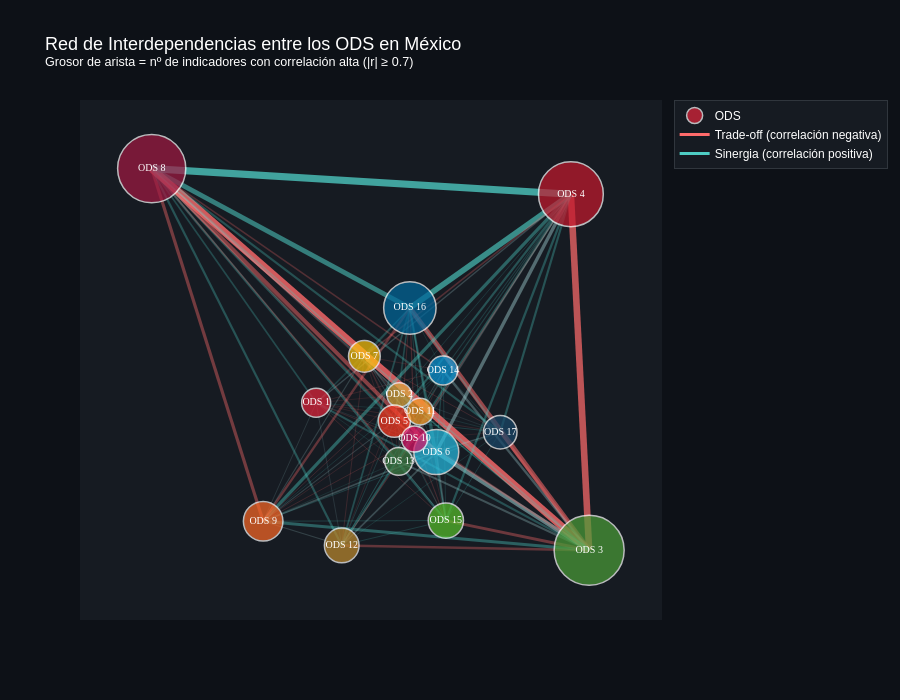

Notebook source saved alongside this figure:
### Markdown cell above
---
## ACTO 1 · El sistema interconectado
### ¿Cómo se relacionan los 17 ODS entre sí en México?

Cada nodo es un ODS. El grosor de cada arista representa cuántos indicadores tienen correlación alta (|r| ≥ 0.7) entre esos dos ODS.  
**Los ODS más conectados son los que más arrastran al resto cuando fallan.**  
> Pasa el cursor sobre los nodos para ver el nombre del ODS y su centralidad.

### Code cell
# ── Construir grafo ────────────────────────────────────────────────────────────
G = nx.Graph()
for i in range(1, 18):
    G.add_node(i)

for _, row in pares_ods.iterrows():
    pair = ast.literal_eval(row['ods_pair'])
    a, b = pair
    if a != b:
        G.add_edge(a, b, weight=row['n_correlaciones'], avg_corr=row['corr_promedio'])

weighted_degree = {n: sum(d['weight'] for _, _, d in G.edges(n, data=True)) for n in G.nodes()}
pos = nx.kamada_kawai_layout(G, weight='weight')

# ── Construir trazas de aristas ────────────────────────────────────────────────
max_w = max(d['weight'] for _, _, d in G.edges(data=True))

edge_traces = []
for u, v, d in G.edges(data=True):
    x0, y0 = pos[u]
    x1, y1 = pos[v]
    w = d['weight']
    avg = d['avg_corr']
    color = '#FF6B6B' if avg < -0.05 else '#4ECDC4' if avg > 0.05 else '#A8DADC'
    width = 0.5 + 7 * (w / max_w)
    alpha = 0.15 + 0.65 * (w / max_w)

    edge_traces.append(go.Scatter(
        x=[x0, x1, None], y=[y0, y1, None],
        mode='lines',
        line=dict(width=width, color=color),
        opacity=alpha,
        hoverinfo='none',
        showlegend=False,
    ))

# ── Traza de nodos ─────────────────────────────────────────────────────────────
max_wd = max(weighted_degree.values())
node_x = [pos[n][0] for n in G.nodes()]
node_y = [pos[n][1] for n in G.nodes()]
node_sizes  = [20 + 50 * (weighted_degree[n] / max_wd) for n in G.nodes()]
node_colors = [ODS_COLORS[n] for n in G.nodes()]
node_text   = [f'ODS {n}' for n in G.nodes()]
node_hover  = [
    f'<b>ODS {n}: {ODS_NAMES[n]}</b><br>'
    f'Peso conectividad: {weighted_degree[n]}<br>'
    f'Vecinos directos: {G.degree(n)}'
    for n in G.nodes()
]

node_trace = go.Scatter(
    x=node_x, y=node_y,
    mode='markers+text',
    marker=dict(size=node_sizes, color=node_colors,
                line=dict(width=1.5, color='white')),
    text=node_text,
    textposition='middle center',
    textfont=dict(size=10, color='white', family='Arial Black'),
    hovertext=node_hover,
    hoverinfo='text',
    name='ODS',
)

# ── Leyenda manual ────────────────────────────────────────────────────────────
legend_traces = [
    go.Scatter(x=[None], y=[None], mode='lines',
               line=dict(color='#FF6B6B', width=3),
               name='Trade-off (correlación negativa)'),
    go.Scatter(x=[None], y=[None], mode='lines',
               line=dict(color='#4ECDC4', width=3),
               name='Sinergia (correlación positiva)'),
]

fig = go.Figure(
    data=edge_traces + [node_trace] + legend_traces,
    layout=go.Layout(
        title=dict(
            text='Red de Interdependencias entre los ODS en México<br>'
                 '<sup>Grosor de arista = nº de indicadores con correlación alta (|r| ≥ 0.7)</sup>',
            font=dict(size=18, color='white'),
        ),
        **DARK_LAYOUT,
        xaxis=dict(showgrid=False, zeroline=False, showticklabels=False),
        yaxis=dict(showgrid=False, zeroline=False, showticklabels=False),
        hovermode='closest',
        legend=dict(
            bgcolor='#161B22', bordercolor='#30363D', borderwidth=1,
            font=dict(color='white'),
        ),
        height=700,
    )
)
fig.show()

### Figure 1 — Plotly figure (JSON) as saved in the notebook; plotly's stock layout.template omitted (floating-point values rounded to 4 significant figures)
{"data": [{"hoverinfo": "none", "line": {"color": "#4ECDC4", "width": 2.042}, "mode": "lines", "opacity": 0.2932, "showlegend": false, "type": "scatter", "x": [-0.3469, 0.7374, null], "y": [0.02347, -0.5512, null]}, {"hoverinfo": "none", "line": {"color": "#4ECDC4", "width": 1.686}, "mode": "lines", "opacity": 0.2602, "showlegend": false, "type": "scatter", "x": [-0.3469, -1, null], "y": [0.02347, 0.9365, null]}, {"hoverinfo": "none", "line": {"color": "#A8DADC", "width": 1.41}, "mode": "lines", "opacity": 0.2345, "showlegend": false, "type": "scatter", "x": [-0.3469, 0.6648, null], "y": [0.02347, 0.8366, null]}, {"hoverinfo": "none", "line": {"color": "#4ECDC4", "width": 1.054}, "mode": "lines", "opacity": 0.2014, "showlegend": false, "type": "scatter", "x": [-0.3469, 0.02529, null], "y": [0.02347, 0.3931, null]}, {"hoverinfo": "none", "line": {"color": "#FF6B6B", "width": 0.8559}, "mode": "lines", "opacity": 0.1831, "showlegend": false, "type": "scatter", "x": [-0.3469, 0.1302, null], "y": [0.02347, -0.1685, null]}, {"hoverinfo": "none", "line": {"color": "#FF6B6B", "width": 0.8559}, "mode": "lines", "opacity": 0.1831, "showlegend": false, "type": "scatter", "x": [-0.3469, 0.1683, null], "y": [0.02347, -0.4356, null]}, {"hoverinfo": "none", "line": {"color": "#4ECDC4", "width": 0.8164}, "mode": "lines", "opacity": 0.1794, "showlegend": false, "type": "scatter", "x": [-0.3469, -0.1554, null], "y": [0.02347, 0.2046, null]}, {"hoverinfo": "none", "line": {"color": "#A8DADC", "width": 0.8164}, "mode": "lines", "opacity": 0.1794, "showlegend": false, "type": "scatter", "x": [-0.3469, -0.5573, null], "y": [0.02347, -0.4379, null]}, {"hoverinfo": "none", "line": {"color": "#A8DADC", "width": 0.7768}, "mode": "lines", "opacity": 0.1757, "showlegend": false, "type": "scatter", "x": [-0.3469, -0.2453, null], "y": [0.02347, -0.5325, null]}, {"hoverinfo": "none", "line": {"color": "#FF6B6B", "width": 0.7768}, "mode": "lines", "opacity": 0.1757, "showlegend": false, "type": "scatter", "x": [-0.3469, 0.1573, null], "y": [0.02347, 0.1492, null]}, {"hoverinfo": "none", "line": {"color": "#FF6B6B", "width": 0.7768}, "mode": "lines", "opacity": 0.1757, "showlegend": false, "type": "scatter", "x": [-0.3469, 0.3843, null], "y": [0.02347, -0.09086, null]}, {"hoverinfo": "none", "line": {"color": "#4ECDC4", "width": 0.6977}, "mode": "lines", "opacity": 0.1684, "showlegend": false, "type": "scatter", "x": [-0.3469, -0.01937, null], "y": [0.02347, -0.2047, null]}, {"hoverinfo": "none", "line": {"color": "#FF6B6B", "width": 0.6582}, "mode": "lines", "opacity": 0.1647, "showlegend": false, "type": "scatter", "x": [-0.3469, -0.03639, null], "y": [0.02347, -0.04786, null]}, {"hoverinfo": "none", "line": {"color": "#4ECDC4", "width": 0.6582}, "mode": "lines", "opacity": 0.1647, "showlegend": false, "type": "scatter", "x": [-0.3469, 0.06574, null], "y": [0.02347, -0.01093, null]}, {"hoverinfo": "none", "line": {"color": "#A8DADC", "width": 0.6582}, "mode": "lines", "opacity": 0.1647, "showlegend": false, "type": "scatter", "x": [-0.3469, 0.04404, null], "y": [0.02347, -0.1175, null]}, {"hoverinfo": "none", "line": {"color": "#FF6B6B", "width": 0.6186}, "mode": "lines", "opacity": 0.161, "showlegend": false, "type": "scatter", "x": [-0.3469, -0.01666, null], "y": [0.02347, 0.05413, null]}, {"hoverinfo": "none", "line": {"color": "#4ECDC4", "width": 1.37}, "mode": "lines", "opacity": 0.2308, "showlegend": false, "type": "scatter", "x": [-0.01666, 0.7374, null], "y": [0.05413, -0.5512, null]}, {"hoverinfo": "none", "line": {"color": "#FF6B6B", "width": 0.9746}, "mode": "lines", "opacity": 0.1941, "showlegend": false, "type": "scatter", "x": [-0.01666, -1, null], "y": [0.05413, 0.9365, null]}, {"hoverinfo": "none", "line": {"color": "#4ECDC4", "width": 0.8559}, "mode": "lines", "opacity": 0.1831, "showlegend": false, "type": "scatter", "x": [-0.01666, 0.6648, null], "y": [0.05413, 0.8366, null]}, {"hoverinfo": "none", "line": {"color": "#FF6B6B", "width": 0.8559}, "mode": "lines", "opacity": 0.1831, "showlegend": false, "type": "scatter", "x": [-0.01666, -0.5573, null], "y": [0.05413, -0.4379, null]}, {"hoverinfo": "none", "line": {"color": "#A8DADC", "width": 0.8164}, "mode": "lines", "opacity": 0.1794, "showlegend": false, "type": "scatter", "x": [-0.01666, 0.1302, null], "y": [0.05413, -0.1685, null]}, {"hoverinfo": "none", "line": {"color": "#FF6B6B", "width": 0.7768}, "mode": "lines", "opacity": 0.1757, "showlegend": false, "type": "scatter", "x": [-0.01666, 0.1683, null], "y": [0.05413, -0.4356, null]}, {"hoverinfo": "none", "line": {"color": "#FF6B6B", "width": 0.6977}, "mode": "lines", "opacity": 0.1684, "showlegend": false, "type": "scatter", "x": [-0.01666, -0.2453, null], "y": [0.05413, -0.5325, null]}, {"hoverinfo": "none", "line": {"color": "#A8DADC", "width": 0.6582}, "mode": "lines", "opacity": 0.1647, "showlegend": false, "type": "scatter", "x": [-0.01666, -0.01937, null], "y": [0.05413, -0.2047, null]}, {"hoverinfo": "none", "line": {"color": "#A8DADC", "width": 0.6582}, "mode": "lines", "opacity": 0.1647, "showlegend": false, "type": "scatter", "x": [-0.01666, 0.3843, null], "y": [0.05413, -0.09086, null]}, {"hoverinfo": "none", "line": {"color": "#4ECDC4", "width": 0.6186}, "mode": "lines", "opacity": 0.161, "showlegend": false, "type": "scatter", "x": [-0.01666, 0.02529, null], "y": [0.05413, 0.3931, null]}, {"hoverinfo": "none", "line": {"color": "#4ECDC4", "width": 0.5791}, "mode": "lines", "opacity": 0.1573, "showlegend": false, "type": "scatter", "x": [-0.01666, 0.1573, null], "y": [0.05413, 0.1492, null]}, {"hoverinfo": "none", "line": {"color": "#FF6B6B", "width": 0.5791}, "mode": "lines", "opacity": 0.1573, "showlegend": false, "type": "scatter", "x": [-0.01666, -0.1554, null], "y": [0.05413, 0.2046, null]}, {"hoverinfo": "none", "line": {"color": "#4ECDC4", "width": 0.5395}, "mode": "lines", "opacity": 0.1537, "showlegend": false, "type": "scatter", "x": [-0.01666, -0.03639, null], "y": [0.05413, -0.04786, null]}, {"hoverinfo": "none", "line": {"color": "#FF6B6B", "width": 0.5395}, "mode": "lines", "opacity": 0.1537, "showlegend": false, "type": "scatter", "x": [-0.01666, 0.06574, null], "y": [0.05413, -0.01093, null]}, {"hoverinfo": "none", "line": {"color": "#FF6B6B", "width": 7.5}, "mode": "lines", "opacity": 0.8, "showlegend": false, "type": "scatter", "x": [0.7374, -1, null], "y": [-0.5512, 0.9365, null]}, {"hoverinfo": "none", "line": {"color": "#FF6B6B", "width": 6.59}, "mode": "lines", "opacity": 0.7155, "showlegend": false, "type": "scatter", "x": [0.7374, 0.6648, null], "y": [-0.5512, 0.8366, null]}, {"hoverinfo": "none", "line": {"color": "#FF6B6B", "width": 4.85}, "mode": "lines", "opacity": 0.554, "showlegend": false, "type": "scatter", "x": [0.7374, 0.02529, null], "y": [-0.5512, 0.3931, null]}, {"hoverinfo": "none", "line": {"color": "#A8DADC", "width": 4.336}, "mode": "lines", "opacity": 0.5062, "showlegend": false, "type": "scatter", "x": [0.7374, 0.1302, null], "y": [-0.5512, -0.1685, null]}, {"hoverinfo": "none", "line": {"color": "#4ECDC4", "width": 2.992}, "mode": "lines", "opacity": 0.3814, "showlegend": false, "type": "scatter", "x": [0.7374, -0.5573, null], "y": [-0.5512, -0.4379, null]}, {"hoverinfo": "none", "line": {"color": "#FF6B6B", "width": 2.833}, "mode": "lines", "opacity": 0.3667, "showlegend": false, "type": "scatter", "x": [0.7374, 0.1683, null], "y": [-0.5512, -0.4356, null]}, {"hoverinfo": "none", "line": {"color": "#FF6B6B", "width": 2.477}, "mode": "lines", "opacity": 0.3336, "showlegend": false, "type": "scatter", "x": [0.7374, 0.3843, null], "y": [-0.5512, -0.09086, null]}, {"hoverinfo": "none", "line": {"color": "#FF6B6B", "width": 2.398}, "mode": "lines", "opacity": 0.3263, "showlegend": false, "type": "scatter", "x": [0.7374, -0.2453, null], "y": [-0.5512, -0.5325, null]}, {"hoverinfo": "none", "line": {"color": "#A8DADC", "width": 2.319}, "mode": "lines", "opacity": 0.3189, "showlegend": false, "type": "scatter", "x": [0.7374, 0.1573, null], "y": [-0.5512, 0.1492, null]}, {"hoverinfo": "none", "line": {"color": "#FF6B6B", "width": 2.161}, "mode": "lines", "opacity": 0.3042, "showlegend": false, "type": "scatter", "x": [0.7374, -0.03639, null], "y": [-0.5512, -0.04786, null]}, {"hoverinfo": "none", "line": {"color": "#A8DADC", "width": 1.963}, "mode": "lines", "opacity": 0.2859, "showlegend": false, "type": "scatter", "x": [0.7374, -0.01937, null], "y": [-0.5512, -0.2047, null]}, {"hoverinfo": "none", "line": {"color": "#4ECDC4", "width": 1.845}, "mode": "lines", "opacity": 0.2749, "showlegend": false, "type": "scatter", "x": [0.7374, -0.1554, null], "y": [-0.5512, 0.2046, null]}, {"hoverinfo": "none", "line": {"color": "#4ECDC4", "width": 1.37}, "mode": "lines", "opacity": 0.2308, "showlegend": false, "type": "scatter", "x": [0.7374, 0.06574, null], "y": [-0.5512, -0.01093, null]}, {"hoverinfo": "none", "line": {"color": "#4ECDC4", "width": 0.7768}, "mode": "lines", "opacity": 0.1757, "showlegend": false, "type": "scatter", "x": [0.7374, 0.04404, null], "y": [-0.5512, -0.1175, null]}, {"hoverinfo": "none", "line": {"color": "#4ECDC4", "width": 7.144}, "mode": "lines", "opacity": 0.7669, "showlegend": false, "type": "scatter", "x": [0.6648, -1, null], "y": [0.8366, 0.9365, null]}, {"hoverinfo": "none", "line": {"color": "#4ECDC4", "width": 5.76}, "mode": "lines", "opacity": 0.6384, "showlegend": false, "type": "scatter", "x": [0.6648, 0.02529, null], "y": [0.8366, 0.3931, null]}, {"hoverinfo": "none", "line": {"color": "#A8DADC", "width": 3.466}, "mode": "lines", "opacity": 0.4254, "showlegend": false, "type": "scatter", "x": [0.6648, 0.1302, null], "y": [0.8366, -0.1685, null]}, {"hoverinfo": "none", "line": {"color": "#4ECDC4", "width": 3.229}, "mode": "lines", "opacity": 0.4034, "showlegend": false, "type": "scatter", "x": [0.6648, -0.5573, null], "y": [0.8366, -0.4379, null]}, {"hoverinfo": "none", "line": {"color": "#4ECDC4", "width": 2.28}, "mode": "lines", "opacity": 0.3153, "showlegend": false, "type": "scatter", "x": [0.6648, 0.1683, null], "y": [0.8366, -0.4356, null]}, {"hoverinfo": "none", "line": {"color": "#4ECDC4", "width": 2.201}, "mode": "lines", "opacity": 0.3079, "showlegend": false, "type": "scatter", "x": [0.6648, -0.2453, null], "y": [0.8366, -0.5325, null]}, {"hoverinfo": "none", "line": {"color": "#4ECDC4", "width": 2.201}, "mode": "lines", "opacity": 0.3079, "showlegend": false, "type": "scatter", "x": [0.6648, 0.3843, null], "y": [0.8366, -0.09086, null]}, {"hoverinfo": "none", "line": {"color": "#4ECDC4", "width": 2.161}, "mode": "lines", "opacity": 0.3042, "showlegend": false, "type": "scatter", "x": [0.6648, -0.03639, null], "y": [0.8366, -0.04786, null]}, {"hoverinfo": "none", "line": {"color": "#FF6B6B", "width": 1.647}, "mode": "lines", "opacity": 0.2565, "showlegend": false, "type": "scatter", "x": [0.6648, -0.1554, null], "y": [0.8366, 0.2046, null]}, {"hoverinfo": "none", "line": {"color": "#FF6B6B", "width": 1.331}, "mode": "lines", "opacity": 0.2271, "showlegend": false, "type": "scatter", "x": [0.6648, -0.01937, null], "y": [0.8366, -0.2047, null]}, {"hoverinfo": "none", "line": {"color": "#A8DADC", "width": 1.291}, "mode": "lines", "opacity": 0.2234, "showlegend": false, "type": "scatter", "x": [0.6648, 0.04404, null], "y": [0.8366, -0.1175, null]}, {"hoverinfo": "none", "line": {"color": "#4ECDC4", "width": 1.133}, "mode": "lines", "opacity": 0.2088, "showlegend": false, "type": "scatter", "x": [0.6648, 0.06574, null], "y": [0.8366, -0.01093, null]}, {"hoverinfo": "none", "line": {"color": "#4ECDC4", "width": 1.014}, "mode": "lines", "opacity": 0.1977, "showlegend": false, "type": "scatter", "x": [0.6648, 0.1573, null], "y": [0.8366, 0.1492, null]}, {"hoverinfo": "none", "line": {"color": "#4ECDC4", "width": 2.201}, "mode": "lines", "opacity": 0.3079, "showlegend": false, "type": "scatter", "x": [-0.03639, -1, null], "y": [-0.04786, 0.9365, null]}, {"hoverinfo": "none", "line": {"color": "#4ECDC4", "width": 1.449}, "mode": "lines", "opacity": 0.2381, "showlegend": false, "type": "scatter", "x": [-0.03639, 0.02529, null], "y": [-0.04786, 0.3931, null]}, {"hoverinfo": "none", "line": {"color": "#4ECDC4", "width": 1.212}, "mode": "lines", "opacity": 0.2161, "showlegend": false, "type": "scatter", "x": [-0.03639, 0.1302, null], "y": [-0.04786, -0.1685, null]}, {"hoverinfo": "none", "line": {"color": "#A8DADC", "width": 1.054}, "mode": "lines", "opacity": 0.2014, "showlegend": false, "type": "scatter", "x": [-0.03639, -0.5573, null], "y": [-0.04786, -0.4379, null]}, {"hoverinfo": "none", "line": {"color": "#4ECDC4", "width": 1.014}, "mode": "lines", "opacity": 0.1977, "showlegend": false, "type": "scatter", "x": [-0.03639, 0.3843, null], "y": [-0.04786, -0.09086, null]}, {"hoverinfo": "none", "line": {"color": "#4ECDC4", "width": 0.9746}, "mode": "lines", "opacity": 0.1941, "showlegend": false, "type": "scatter", "x": [-0.03639, 0.1683, null], "y": [-0.04786, -0.4356, null]}, {"hoverinfo": "none", "line": {"color": "#4ECDC4", "width": 0.935}, "mode": "lines", "opacity": 0.1904, "showlegend": false, "type": "scatter", "x": [-0.03639, -0.2453, null], "y": [-0.04786, -0.5325, null]}, {"hoverinfo": "none", "line": {"color": "#FF6B6B", "width": 0.8955}, "mode": "lines", "opacity": 0.1867, "showlegend": false, "type": "scatter", "x": [-0.03639, -0.1554, null], "y": [-0.04786, 0.2046, null]}, {"hoverinfo": "none", "line": {"color": "#FF6B6B", "width": 0.6582}, "mode": "lines", "opacity": 0.1647, "showlegend": false, "type": "scatter", "x": [-0.03639, -0.01937, null], "y": [-0.04786, -0.2047, null]}, {"hoverinfo": "none", "line": {"color": "#FF6B6B", "width": 0.6582}, "mode": "lines", "opacity": 0.1647, "showlegend": false, "type": "scatter", "x": [-0.03639, 0.06574, null], "y": [-0.04786, -0.01093, null]}, {"hoverinfo": "none", "line": {"color": "#4ECDC4", "width": 0.6582}, "mode": "lines", "opacity": 0.1647, "showlegend": false, "type": "scatter", "x": [-0.03639, 0.1573, null], "y": [-0.04786, 0.1492, null]}, {"hoverinfo": "none", "line": {"color": "#4ECDC4", "width": 0.5395}, "mode": "lines", "opacity": 0.1537, "showlegend": false, "type": "scatter", "x": [-0.03639, 0.04404, null], "y": [-0.04786, -0.1175, null]}, {"hoverinfo": "none", "line": {"color": "#FF6B6B", "width": 3.98}, "mode": "lines", "opacity": 0.4732, "showlegend": false, "type": "scatter", "x": [0.1302, -1, null], "y": [-0.1685, 0.9365, null]}, {"hoverinfo": "none", "line": {"color": "#4ECDC4", "width": 2.042}, "mode": "lines", "opacity": 0.2932, "showlegend": false, "type": "scatter", "x": [0.1302, 0.02529, null], "y": [-0.1685, 0.3931, null]}, {"hoverinfo": "none", "line": {"color": "#A8DADC", "width": 1.686}, "mode": "lines", "opacity": 0.2602, "showlegend": false, "type": "scatter", "x": [0.1302, 0.1683, null], "y": [-0.1685, -0.4356, null]}, {"hoverinfo": "none", "line": {"color": "#A8DADC", "width": 1.686}, "mode": "lines", "opacity": 0.2602, "showlegend": false, "type": "scatter", "x": [0.1302, -0.5573, null], "y": [-0.1685, -0.4379, null]}, {"hoverinfo": "none", "line": {"color": "#A8DADC", "width": 1.647}, "mode": "lines", "opacity": 0.2565, "showlegend": false, "type": "scatter", "x": [0.1302, -0.2453, null], "y": [-0.1685, -0.5325, null]}, {"hoverinfo": "none", "line": {"color": "#A8DADC", "width": 1.37}, "mode": "lines", "opacity": 0.2308, "showlegend": false, "type": "scatter", "x": [0.1302, 0.3843, null], "y": [-0.1685, -0.09086, null]}, {"hoverinfo": "none", "line": {"color": "#4ECDC4", "width": 1.291}, "mode": "lines", "opacity": 0.2234, "showlegend": false, "type": "scatter", "x": [0.1302, 0.1573, null], "y": [-0.1685, 0.1492, null]}, {"hoverinfo": "none", "line": {"color": "#A8DADC", "width": 1.251}, "mode": "lines", "opacity": 0.2198, "showlegend": false, "type": "scatter", "x": [0.1302, -0.1554, null], "y": [-0.1685, 0.2046, null]}, {"hoverinfo": "none", "line": {"color": "#4ECDC4", "width": 0.8955}, "mode": "lines", "opacity": 0.1867, "showlegend": false, "type": "scatter", "x": [0.1302, -0.01937, null], "y": [-0.1685, -0.2047, null]}, {"hoverinfo": "none", "line": {"color": "#4ECDC4", "width": 0.7768}, "mode": "lines", "opacity": 0.1757, "showlegend": false, "type": "scatter", "x": [0.1302, 0.06574, null], "y": [-0.1685, -0.01093, null]}, {"hoverinfo": "none", "line": {"color": "#FF6B6B", "width": 0.5395}, "mode": "lines", "opacity": 0.1537, "showlegend": false, "type": "scatter", "x": [0.1302, 0.04404, null], "y": [-0.1685, -0.1175, null]}, {"hoverinfo": "none", "line": {"color": "#4ECDC4", "width": 1.924}, "mode": "lines", "opacity": 0.2822, "showlegend": false, "type": "scatter", "x": [-0.1554, -1, null], "y": [0.2046, 0.9365, null]}, {"hoverinfo": "none", "line": {"color": "#4ECDC4", "width": 1.647}, "mode": "lines", "opacity": 0.2565, "showlegend": false, "type": "scatter", "x": [-0.1554, 0.02529, null], "y": [0.2046, 0.3931, null]}, {"hoverinfo": "none", "line": {"color": "#A8DADC", "width": 1.054}, "mode": "lines", "opacity": 0.2014, "showlegend": false, "type": "scatter", "x": [-0.1554, -0.5573, null], "y": [0.2046, -0.4379, null]}, {"hoverinfo": "none", "line": {"color": "#FF6B6B", "width": 0.8955}, "mode": "lines", "opacity": 0.1867, "showlegend": false, "type": "scatter", "x": [-0.1554, 0.3843, null], "y": [0.2046, -0.09086, null]}, {"hoverinfo": "none", "line": {"color": "#A8DADC", "width": 0.8955}, "mode": "lines", "opacity": 0.1867, "showlegend": false, "type": "scatter", "x": [-0.1554, 0.04404, null], "y": [0.2046, -0.1175, null]}, {"hoverinfo": "none", "line": {"color": "#FF6B6B", "width": 0.8559}, "mode": "lines", "opacity": 0.1831, "showlegend": false, "type": "scatter", "x": [-0.1554, -0.2453, null], "y": [0.2046, -0.5325, null]}, {"hoverinfo": "none", "line": {"color": "#FF6B6B", "width": 0.7768}, "mode": "lines", "opacity": 0.1757, "showlegend": false, "type": "scatter", "x": [-0.1554, 0.1683, null], "y": [0.2046, -0.4356, null]}, {"hoverinfo": "none", "line": {"color": "#FF6B6B", "width": 0.7768}, "mode": "lines", "opacity": 0.1757, "showlegend": false, "type": "scatter", "x": [-0.1554, 0.1573, null], "y": [0.2046, 0.1492, null]}, {"hoverinfo": "none", "line": {"color": "#FF6B6B", "width": 0.7373}, "mode": "lines", "opacity": 0.172, "showlegend": false, "type": "scatter", "x": [-0.1554, -0.01937, null], "y": [0.2046, -0.2047, null]}, {"hoverinfo": "none", "line": {"color": "#A8DADC", "width": 0.7373}, "mode": "lines", "opacity": 0.172, "showlegend": false, "type": "scatter", "x": [-0.1554, 0.06574, null], "y": [0.2046, -0.01093, null]}, {"hoverinfo": "none", "line": {"color": "#4ECDC4", "width": 4.85}, "mode": "lines", "opacity": 0.554, "showlegend": false, "type": "scatter", "x": [-1, 0.02529, null], "y": [0.9365, 0.3931, null]}, {"hoverinfo": "none", "line": {"color": "#FF6B6B", "width": 3.189}, "mode": "lines", "opacity": 0.3997, "showlegend": false, "type": "scatter", "x": [-1, -0.5573, null], "y": [0.9365, -0.4379, null]}, {"hoverinfo": "none", "line": {"color": "#4ECDC4", "width": 2.28}, "mode": "lines", "opacity": 0.3153, "showlegend": false, "type": "scatter", "x": [-1, 0.1683, null], "y": [0.9365, -0.4356, null]}, {"hoverinfo": "none", "line": {"color": "#4ECDC4", "width": 2.24}, "mode": "lines", "opacity": 0.3116, "showlegend": false, "type": "scatter", "x": [-1, -0.2453, null], "y": [0.9365, -0.5325, null]}, {"hoverinfo": "none", "line": {"color": "#4ECDC4", "width": 2.082}, "mode": "lines", "opacity": 0.2969, "showlegend": false, "type": "scatter", "x": [-1, 0.3843, null], "y": [0.9365, -0.09086, null]}, {"hoverinfo": "none", "line": {"color": "#FF6B6B", "width": 1.647}, "mode": "lines", "opacity": 0.2565, "showlegend": false, "type": "scatter", "x": [-1, 0.1573, null], "y": [0.9365, 0.1492, null]}, {"hoverinfo": "none", "line": {"color": "#FF6B6B", "width": 1.647}, "mode": "lines", "opacity": 0.2565, "showlegend": false, "type": "scatter", "x": [-1, 0.04404, null], "y": [0.9365, -0.1175, null]}, {"hoverinfo": "none", "line": {"color": "#A8DADC", "width": 1.528}, "mode": "lines", "opacity": 0.2455, "showlegend": false, "type": "scatter", "x": [-1, 0.06574, null], "y": [0.9365, -0.01093, null]}, {"hoverinfo": "none", "line": {"color": "#FF6B6B", "width": 1.489}, "mode": "lines", "opacity": 0.2418, "showlegend": false, "type": "scatter", "x": [-1, -0.01937, null], "y": [0.9365, -0.2047, null]}, {"hoverinfo": "none", "line": {"color": "#FF6B6B", "width": 2.398}, "mode": "lines", "opacity": 0.3263, "showlegend": false, "type": "scatter", "x": [-0.5573, 0.02529, null], "y": [-0.4379, 0.3931, null]}, {"hoverinfo": "none", "line": {"color": "#4ECDC4", "width": 1.054}, "mode": "lines", "opacity": 0.2014, "showlegend": false, "type": "scatter", "x": [-0.5573, 0.1683, null], "y": [-0.4379, -0.4356, null]}, {"hoverinfo": "none", "line": {"color": "#A8DADC", "width": 1.054}, "mode": "lines", "opacity": 0.2014, "showlegend": false, "type": "scatter", "x": [-0.5573, -0.2453, null], "y": [-0.4379, -0.5325, null]}, {"hoverinfo": "none", "line": {"color": "#4ECDC4", "width": 1.014}, "mode": "lines", "opacity": 0.1977, "showlegend": false, "type": "scatter", "x": [-0.5573, 0.3843, null], "y": [-0.4379, -0.09086, null]}, {"hoverinfo": "none", "line": {"color": "#FF6B6B", "width": 0.8955}, "mode": "lines", "opacity": 0.1867, "showlegend": false, "type": "scatter", "x": [-0.5573, 0.04404, null], "y": [-0.4379, -0.1175, null]}, {"hoverinfo": "none", "line": {"color": "#4ECDC4", "width": 0.8164}, "mode": "lines", "opacity": 0.1794, "showlegend": false, "type": "scatter", "x": [-0.5573, 0.1573, null], "y": [-0.4379, 0.1492, null]}, {"hoverinfo": "none", "line": {"color": "#FF6B6B", "width": 0.7768}, "mode": "lines", "opacity": 0.1757, "showlegend": false, "type": "scatter", "x": [-0.5573, 0.06574, null], "y": [-0.4379, -0.01093, null]}, {"hoverinfo": "none", "line": {"color": "#4ECDC4", "width": 0.6977}, "mode": "lines", "opacity": 0.1684, "showlegend": false, "type": "scatter", "x": [-0.5573, -0.01937, null], "y": [-0.4379, -0.2047, null]}, {"hoverinfo": "none", "line": {"color": "#FF6B6B", "width": 1.172}, "mode": "lines", "opacity": 0.2124, "showlegend": false, "type": "scatter", "x": [0.04404, 0.02529, null], "y": [-0.1175, 0.3931, null]}, {"hoverinfo": "none", "line": {"color": "#FF6B6B", "width": 0.8559}, "mode": "lines", "opacity": 0.1831, "showlegend": false, "type": "scatter", "x": [0.04404, -0.2453, null], "y": [-0.1175, -0.5325, null]}, {"hoverinfo": "none", "line": {"color": "#FF6B6B", "width": 0.7373}, "mode": "lines", "opacity": 0.172, "showlegend": false, "type": "scatter", "x": [0.04404, 0.1573, null], "y": [-0.1175, 0.1492, null]}, {"hoverinfo": "none", "line": {"color": "#FF6B6B", "width": 0.6186}, "mode": "lines", "opacity": 0.161, "showlegend": false, "type": "scatter", "x": [0.04404, 0.3843, null], "y": [-0.1175, -0.09086, null]}, {"hoverinfo": "none", "line": {"color": "#FF6B6B", "width": 0.6186}, "mode": "lines", "opacity": 0.161, "showlegend": false, "type": "scatter", "x": [0.04404, 0.1683, null], "y": [-0.1175, -0.4356, null]}, {"hoverinfo": "none", "line": {"color": "#4ECDC4", "width": 0.5395}, "mode": "lines", "opacity": 0.1537, "showlegend": false, "type": "scatter", "x": [0.04404, 0.06574, null], "y": [-0.1175, -0.01093, null]}, {"hoverinfo": "none", "line": {"color": "#FF6B6B", "width": 0.5395}, "mode": "lines", "opacity": 0.1537, "showlegend": false, "type": "scatter", "x": [0.04404, -0.01937, null], "y": [-0.1175, -0.2047, null]}, {"hoverinfo": "none", "line": {"color": "#4ECDC4", "width": 1.054}, "mode": "lines", "opacity": 0.2014, "showlegend": false, "type": "scatter", "x": [0.06574, 0.02529, null], "y": [-0.01093, 0.3931, null]}, {"hoverinfo": "none", "line": {"color": "#4ECDC4", "width": 0.7768}, "mode": "lines", "opacity": 0.1757, "showlegend": false, "type": "scatter", "x": [0.06574, -0.2453, null], "y": [-0.01093, -0.5325, null]}, {"hoverinfo": "none", "line": {"color": "#4ECDC4", "width": 0.7373}, "mode": "lines", "opacity": 0.172, "showlegend": false, "type": "scatter", "x": [0.06574, 0.3843, null], "y": [-0.01093, -0.09086, null]}, {"hoverinfo": "none", "line": {"color": "#FF6B6B", "width": 0.6977}, "mode": "lines", "opacity": 0.1684, "showlegend": false, "type": "scatter", "x": [0.06574, 0.1683, null], "y": [-0.01093, -0.4356, null]}, {"hoverinfo": "none", "line": {"color": "#4ECDC4", "width": 0.6582}, "mode": "lines", "opacity": 0.1647, "showlegend": false, "type": "scatter", "x": [0.06574, -0.01937, null], "y": [-0.01093, -0.2047, null]}, {"hoverinfo": "none", "line": {"color": "#FF6B6B", "width": 0.5791}, "mode": "lines", "opacity": 0.1573, "showlegend": false, "type": "scatter", "x": [0.06574, 0.1573, null], "y": [-0.01093, 0.1492, null]}, {"hoverinfo": "none", "line": {"color": "#4ECDC4", "width": 1.845}, "mode": "lines", "opacity": 0.2749, "showlegend": false, "type": "scatter", "x": [-0.2453, 0.02529, null], "y": [-0.5325, 0.3931, null]}, {"hoverinfo": "none", "line": {"color": "#4ECDC4", "width": 0.9746}, "mode": "lines", "opacity": 0.1941, "showlegend": false, "type": "scatter", "x": [-0.2453, 0.1683, null], "y": [-0.5325, -0.4356, null]}, {"hoverinfo": "none", "line": {"color": "#4ECDC4", "width": 0.935}, "mode": "lines", "opacity": 0.1904, "showlegend": false, "type": "scatter", "x": [-0.2453, 0.1573, null], "y": [-0.5325, 0.1492, null]}, {"hoverinfo": "none", "line": {"color": "#4ECDC4", "width": 0.7768}, "mode": "lines", "opacity": 0.1757, "showlegend": false, "type": "scatter", "x": [-0.2453, 0.3843, null], "y": [-0.5325, -0.09086, null]}, {"hoverinfo": "none", "line": {"color": "#FF6B6B", "width": 0.6977}, "mode": "lines", "opacity": 0.1684, "showlegend": false, "type": "scatter", "x": [-0.2453, -0.01937, null], "y": [-0.5325, -0.2047, null]}, {"hoverinfo": "none", "line": {"color": "#FF6B6B", "width": 0.935}, "mode": "lines", "opacity": 0.1904, "showlegend": false, "type": "scatter", "x": [-0.01937, 0.02529, null], "y": [-0.2047, 0.3931, null]}, {"hoverinfo": "none", "line": {"color": "#A8DADC", "width": 0.8164}, "mode": "lines", "opacity": 0.1794, "showlegend": false, "type": "scatter", "x": [-0.01937, 0.1683, null], "y": [-0.2047, -0.4356, null]}, {"hoverinfo": "none", "line": {"color": "#A8DADC", "width": 0.7373}, "mode": "lines", "opacity": 0.172, "showlegend": false, "type": "scatter", "x": [-0.01937, 0.3843, null], "y": [-0.2047, -0.09086, null]}, {"hoverinfo": "none", "line": {"color": "#4ECDC4", "width": 0.6977}, "mode": "lines", "opacity": 0.1684, "showlegend": false, "type": "scatter", "x": [-0.01937, 0.1573, null], "y": [-0.2047, 0.1492, null]}, {"hoverinfo": "none", "line": {"color": "#4ECDC4", "width": 0.8559}, "mode": "lines", "opacity": 0.1831, "showlegend": false, "type": "scatter", "x": [0.1573, 0.1683, null], "y": [0.1492, -0.4356, null]}, {"hoverinfo": "none", "line": {"color": "#4ECDC4", "width": 0.7373}, "mode": "lines", "opacity": 0.172, "showlegend": false, "type": "scatter", "x": [0.1573, 0.3843, null], "y": [0.1492, -0.09086, null]}, {"hoverinfo": "none", "line": {"color": "#4ECDC4", "width": 0.6977}, "mode": "lines", "opacity": 0.1684, "showlegend": false, "type": "scatter", "x": [0.1573, 0.02529, null], "y": [0.1492, 0.3931, null]}, {"hoverinfo": "none", "line": {"color": "#4ECDC4", "width": 1.686}, "mode": "lines", "opacity": 0.2602, "showlegend": false, "type": "scatter", "x": [0.1683, 0.02529, null], "y": [-0.4356, 0.3931, null]}, {"hoverinfo": "none", "line": {"color": "#4ECDC4", "width": 0.935}, "mode": "lines", "opacity": 0.1904, "showlegend": false, "type": "scatter", "x": [0.1683, 0.3843, null], "y": [-0.4356, -0.09086, null]}, {"hoverinfo": "none", "line": {"color": "#4ECDC4", "width": 1.726}, "mode": "lines", "opacity": 0.2638, "showlegend": false, "type": "scatter", "x": [0.02529, 0.3843, null], "y": [0.3931, -0.09086, null]}, {"hoverinfo": "text", "hovertext": ["<b>ODS 1: Fin de la Pobreza</b><br>Peso conectividad: 181<br>Vecinos directos: 16", "<b>ODS 2: Hambre Cero</b><br>Peso conectividad: 92<br>Vecinos directos: 15", "<b>ODS 3: Salud y Bienestar</b><br>Peso conectividad: 1007<br>Vecinos directos: 16", "<b>ODS 4: Educación de Calidad</b><br>Peso conectividad: 903<br>Vecinos directos: 16", "<b>ODS 5: Igualdad de Género</b><br>Peso conectividad: 247<br>Vecinos directos: 16", "<b>ODS 6: Agua Limpia</b><br>Peso conectividad: 502<br>Vecinos directos: 16", "<b>ODS 7: Energía Asequible</b><br>Peso conectividad: 236<br>Vecinos directos: 16", "<b>ODS 8: Trabajo Decente</b><br>Peso conectividad: 970<br>Vecinos directos: 16", "<b>ODS 9: Industria e Innovación</b><br>Peso conectividad: 394<br>Vecinos directos: 16", "<b>ODS 10: Reducción de Desigualdades</b><br>Peso conectividad: 122<br>Vecinos directos: 15", "<b>ODS 11: Ciudades Sostenibles</b><br>Peso conectividad: 132<br>Vecinos directos: 16", "<b>ODS 12: Producción Responsable</b><br>Peso conectividad: 295<br>Vecinos directos: 16", "<b>ODS 13: Acción por el Clima</b><br>Peso conectividad: 157<br>Vecinos directos: 16", "<b>ODS 14: Vida Submarina</b><br>Peso conectividad: 180<br>Vecinos directos: 16", "<b>ODS 15: Vida de Ecosistemas</b><br>Peso conectividad: 306<br>Vecinos directos: 16", "<b>ODS 16: Paz y Justicia</b><br>Peso conectividad: 652<br>Vecinos directos: 16", "<b>ODS 17: Alianzas</b><br>Peso conectividad: 272<br>Vecinos directos: 16"], "marker": {"color": ["#E5243B", "#DDA63A", "#4C9F38", "#C5192D", "#FF3A21", "#26BDE2", "#FCC30B", "#A21942", "#FD6925", "#DD1367", "#FD9D24", "#BF8B2E", "#3F7E44", "#0A97D9", "#56C02B", "#00689D", "#19486A"], "line": {"color": "white", "width": 1.5}, "size": [28.99, 24.57, 70, 64.84, 32.26, 44.93, 31.72, 68.16, 39.56, 26.06, 26.55, 34.65, 27.8, 28.94, 35.19, 52.37, 33.51]}, "mode": "markers+text", "name": "ODS", "text": ["ODS 1", "ODS 2", "ODS 3", "ODS 4", "ODS 5", "ODS 6", "ODS 7", "ODS 8", "ODS 9", "ODS 10", "ODS 11", "ODS 12", "ODS 13", "ODS 14", "ODS 15", "ODS 16", "ODS 17"], "textfont": {"color": "white", "family": "Arial Black", "size": 10}, "textposition": "middle center", "type": "scatter", "x": [-0.3469, -0.01666, 0.7374, 0.6648, -0.03639, 0.1302, -0.1554, -1, -0.5573, 0.04404, 0.06574, -0.2453, -0.01937, 0.1573, 0.1683, 0.02529, 0.3843], "y": [0.02347, 0.05413, -0.5512, 0.8366, -0.04786, -0.1685, 0.2046, 0.9365, -0.4379, -0.1175, -0.01093, -0.5325, -0.2047, 0.1492, -0.4356, 0.3931, -0.09086]}, {"line": {"color": "#FF6B6B", "width": 3}, "mode": "lines", "name": "Trade-off (correlación negativa)", "type": "scatter", "x": [null], "y": [null]}, {"line": {"color": "#4ECDC4", "width": 3}, "mode": "lines", "name": "Sinergia (correlación positiva)", "type": "scatter", "x": [null], "y": [null]}], "layout": {"font": {"color": "#E6EDF3", "family": "Arial"}, "height": 700, "hovermode": "closest", "legend": {"bgcolor": "#161B22", "bordercolor": "#30363D", "borderwidth": 1, "font": {"color": "white"}}, "paper_bgcolor": "#0D1117", "plot_bgcolor": "#161B22", "title": {"font": {"color": "white", "size": 18}, "text": "Red de Interdependencias entre los ODS en México<br><sup>Grosor de arista = nº de indicadores con correlación alta (|r| ≥ 0.7)</sup>"}, "xaxis": {"showgrid": false, "showticklabels": false, "zeroline": false}, "yaxis": {"showgrid": false, "showticklabels": false, "zeroline": false}}}
